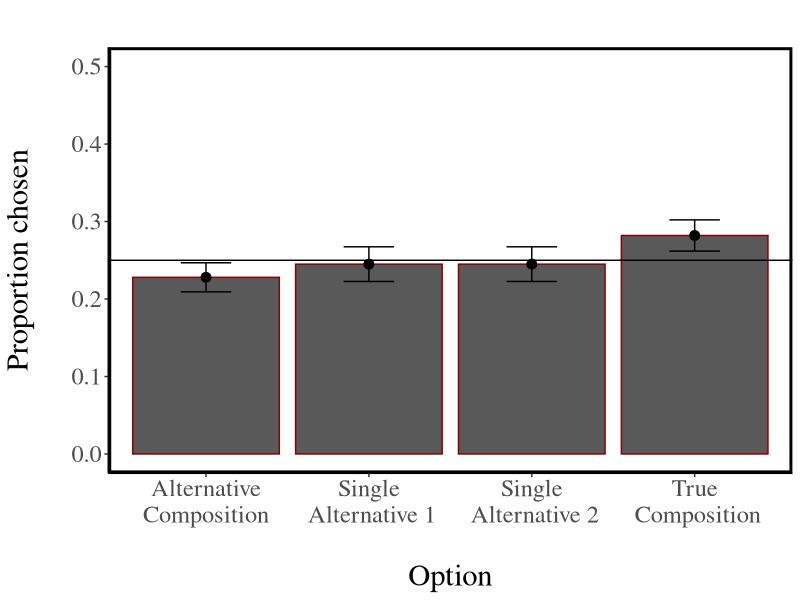

Generate this figure with R: (Note: this script raises an error after producing the figure.)
rm(list=ls())

#get the packages going
packages <- c('plyr', 'ggplot2', 'MASS', 'plyr')
lapply(packages, library, character.only = TRUE)

d<-read.csv("Data/results4.csv")

#test
m<-glm(correct~composition, data=d, family="binomial")
summary(m)

#create variables
d$other<-d$choice
d$other[d$correct==1]<-"9"
d$other<-d$other %in% c("+","*")
d$single<-!(d$choice %in% c("+","*"))

#test the difference
d1<-ddply(d, ~id, summarize, m1=mean(correct), m2=mean(other), v=var(choice))
t.test(d1$m1-d1$m2, mu=0)
t.test(d1$m1, mu=0.25)
se<-function(x){sd(x)/sqrt(length(x))}

m<-c(mean(d$other), mean(d$correct), mean(d$single)/2, mean(d$single)/2)
s<-c(se(d$other), se(d$correct), se(d$single), se(d$single))
dplot<-data.frame(prop=m, se=s, proposal=c("Alternative\nComposition", "True\n Composition", 
                                           "Single\n Alternative 1", "Single\n Alternative 2"))

limits <- aes(ymax = prop + se, ymin=prop-se)

p <- ggplot(dplot, aes(y=prop, x=proposal)) + 
  #bars
  geom_bar(position="dodge", stat="identity", col="darkred")+
  geom_hline(yintercept = 0.25)+
  ylim(c(0,0.5)) + 
  #golden ratio error bars
  geom_errorbar(limits, position="dodge", width=0.31)+
  #point size
  geom_point(size=3)+
  #title
  ggtitle("")+theme_classic() +xlab("\nOption")+ylab("Proportion chosen\n")+
  #change theme
  theme(text = element_text(size=22, family="serif"))+
  theme(panel.background = element_blank(),
        panel.grid.major = element_blank(), 
        panel.grid.minor = element_blank(),
        axis.line = element_line(colour = "black"),
        panel.border = element_rect(colour = "black", fill=NA, size=2))

pdf("Figures/results4.pdf")
p
dev.off()
